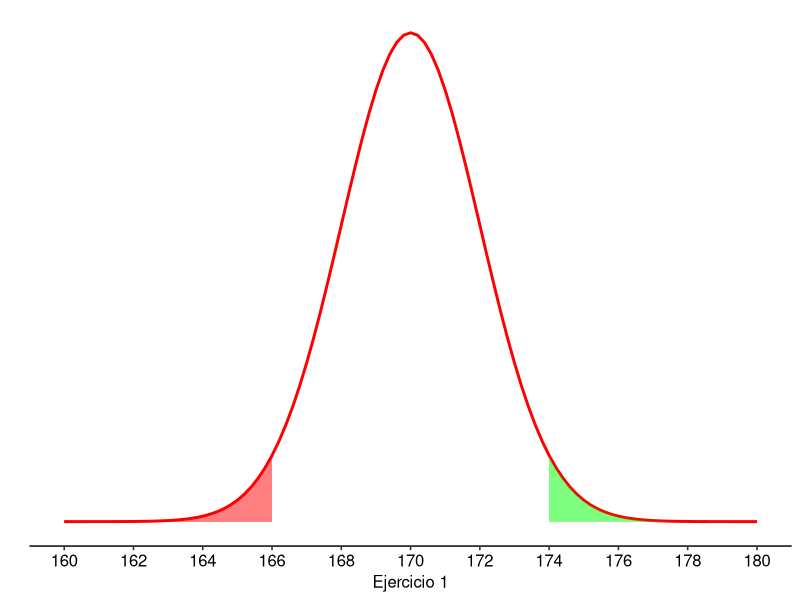
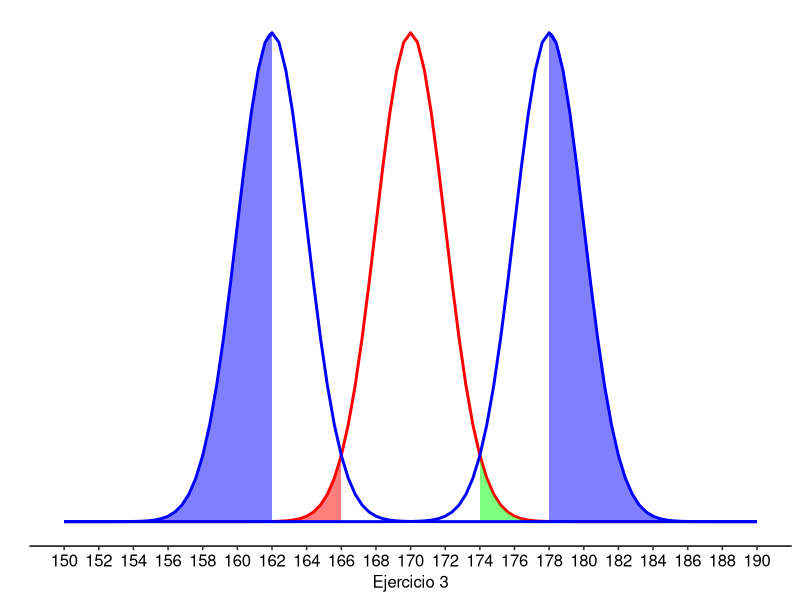
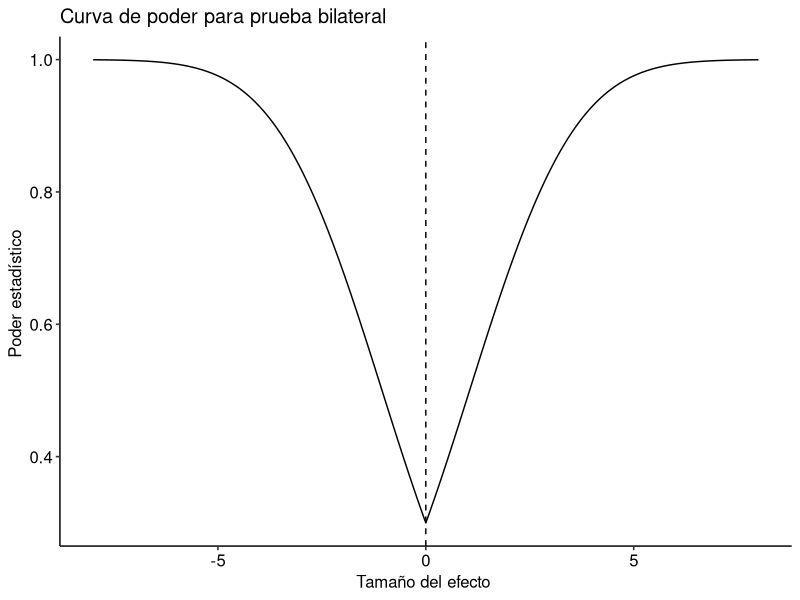

Reproduce these figures in R, in order.
#Diego Alvarado 20.283.543-0
#Daniel Jara 20.113.716-0

#Se importa el paquete y se instala de ser necesario
if (!require(dplyr)){
  install.packages("dplyr", dependencies = TRUE )
  require (dplyr)
}

if (!require(ggpubr)){
  install.packages("ggpubr", dependencies = TRUE )
  require (ggpubr)
}


if (!require(tidyverse)){
  install.packages("tidyverse", dependencies = TRUE )
  require (tidyverse)
}

if (!require(pwr)){
  install.packages("pwr", dependencies = TRUE )
  require (pwr)
}
 

# Enunciado
# Se sabe que el proceso de fabricación de barras de acero para concreto reforzado producen barras con
# medidas de dureza que siguen una distribución normal con desviación estándar de 10 kilogramos de
# fuerza por milímetro cuadrado. Usando una muestra aleatoria de tamaño 25, un ingeniero quiere averiguar
# si una línea de producción está generando barras con dureza media de 170 [kgf mm^-2]

#variables del enunciado
desEstandar <- 10
n_muestra <- 25
mu_muestra <- 170

#****************** PREGUNTA 1 ************************
#Si el ingeniero piensa rechazar la hipótesis nula cuando la muestra presente una media menor a 166 [kgfmm-2] o mayor a 174
#[kgf mm-2], ¿cuál es la probabilidad de que cometa un error de tipo 1?

#La probabilidad de cometer un error tipo I corresponde a alfa (nivel de significativa), por lo que se calculará.

#Se establecen las medias nulas (para las pruebas de hipótesis)
media_nula1 <- 166
media_nula2 <- 174
#Se procede a generar un modelo normal
SE <- desEstandar / sqrt(n_muestra)
x <- seq (80 * SE, 90 * SE, 0.01)
y <- dnorm (x, mean = mu_muestra, sd = SE)
g <- ggplot (data = data.frame(x, y), aes(x))
g <- g + stat_function(fun = dnorm,
                       args = list(mean = mu_muestra, sd = SE),
                       colour = "red", size = 1)
g <- g + ylab ("")
g <- g + scale_y_continuous (breaks = NULL)
g <- g + scale_x_continuous (name = "Ejercicio 1",
                             breaks = seq (75 * SE, 90 * SE, 2))
g <- g + theme_pubr()
#print(g)

#Se identifican los valores menores a 166
g <- g + geom_area(data = subset(g$data, x < media_nula1),
                   aes (y = y),
                   colour = "red",
                   fill = "red",
                   alpha = 0.5)

#Se identifican los valores mayores a 174
g <- g + geom_area(data = subset(g$data, x > media_nula2),
                   aes (y = y),
                   colour = "red",
                   fill = "green",
                   alpha = 0.5)

#Se muestra el gráfico
print(g)

#Cantidad de observaciones bajo la media_nula1 (166)
bajo_mediaN <- subset(g$data, x < media_nula1)

#Cantidad de observaciones sobre la media_nula2 (174)
sobre_mediaN <- subset(g$data, x > media_nula2)

#Se realiza una regla de 3 para calcular la probabilidad de estar en los sectores indicados
prob_bajo <- length(bajo_mediaN$x)/length(x)
prob_sobre <- length(sobre_mediaN$x)/length(x)
#Se calcula la probabilidad total (ambos por separado corresponden a alfa/2 al ser una prueba bilateral)
prob_total <- prob_bajo + prob_sobre

#Respuesta: la probabilidad de cometer un error tipo I cuando la muestra presente una media menor a 166 [kgf mm^-2] o mayor
#           a 174 [kgf mm^-2] es de 0.5997 aproximadamente.





#****************** PREGUNTA 2 ************************
#Si la verdadera dureza media de la línea de producción fuera 173 [kgf mm^-2], ¿cuál sería la probabilidad de
#que el ingeniero, que obviamente no conoce este dato, cometa un error de tipo 2?


#La probabilidad de cometer un error tipo II corresponde a beta, por lo que se calculará.

#Se calcula el poder
media_efecto <- 173
poder <- pnorm(media_nula2,
               mean = media_efecto,
               sd = SE,
               lower.tail = FALSE) + pnorm(media_nula1,
                                           mean = media_efecto,
                                           sd = SE,
                                           lower.tail = TRUE)

#Se calcula beta (probabilidad de cometer error tipo II)
beta <- 1 - poder
#Respuesta: la probabilidad de cometer un error tipo II si la verdadera dureza media fuera 173 [kgf mm^-2] es de
#           0.6912 aproximadamente





#****************** PREGUNTA 3 ************************
# Como no se conoce la verdadera dureza media, genere un gráfico del poder estadístico con las
# condiciones anteriores, pero suponiendo que las verdaderas durezas medias podrían variar de 162 a 178
# [kgf mm^-2].

#Se crea nuevamente el gráfico de la pregunta 1 pero con mayor rango
SE <- desEstandar / sqrt(n_muestra)
x <- seq (75 * SE, 95 * SE, 0.01)
y <- dnorm (x, mean = mu_muestra, sd = SE)
g3 <- ggplot (data = data.frame(x, y), aes(x))
g3 <- g3 + stat_function(fun = dnorm,
                       args = list(mean = mu_muestra, sd = SE),
                       colour = "red", size = 1)
g3 <- g3 + ylab ("")
g3 <- g3 + scale_y_continuous (breaks = NULL)
g3 <- g3 + scale_x_continuous (name = "Ejercicio 3",
                             breaks = seq (75 * SE, 95 * SE, 2))
g3 <- g3 + theme_pubr()

#Se identifican los valores menores a 166
g3 <- g3 + geom_area(data = subset(g3$data, x < media_nula1),
                   aes (y = y),
                   colour = "red",
                   fill = "red",
                   alpha = 0.5)

#Se identifican los valores mayores a 174
g3 <- g3 + geom_area(data = subset(g3$data, x > media_nula2),
                   aes (y = y),
                   colour = "red",
                   fill = "green",
                   alpha = 0.5)

#Se procede a agregar los nuevos gráficos
media_3 <- 162
media_4 <- 178
#para 162
g3 <- g3 + stat_function(fun = dnorm,
                       args = list (mean = media_3, sd = SE),
                       colour = "blue", size = 1)
x1 <- seq (75 * SE, 95 * SE, 0.01)
y1 <- dnorm (x, mean = media_3 , sd = SE)

g3 <- g3 + geom_area (data = subset (data.frame (x1, y1),
                                   x < media_3),
                    aes ( x = x1 , y = y1 ),
                    colour = " blue ",
                    fill = " blue ",
                    alpha = 0.5)
g3 <- g3 + geom_area (data = subset (data.frame (x1, y1) ,
                                   x > media_4 ),
                    aes(x = x1 , y = y1) ,
                    colour = " blue ",
                    fill = " blue ",
                    alpha = 0.5)


#para 178
g3 <- g3 + stat_function(fun = dnorm,
                       args = list (mean = media_4, sd = SE),
                       colour = "blue", size = 1)
x2 <- seq (75 * SE, 95 * SE, 0.01)
y2 <- dnorm (x, mean = media_4 , sd = SE)
g3 <- g3 + geom_area (data = subset (data.frame (x2, y2),
                                   x < media_3),
                    aes ( x = x2 , y = y2 ),
                    colour = " blue ",
                    fill = " blue ",
                    alpha = 0.5)
g3 <- g3 + geom_area (data = subset (data.frame (x2, y2) ,
                                   x > media_4),
                    aes(x = x2 , y = y2) ,
                    colour = " blue ",
                    fill = " blue ",
                    alpha = 0.5)


#Se muestra el gráfico
print(g3)


#Gráfico "alternativo" sobre poder estadístico
efecto <- seq(-8, 8, 0.01)
poder_efecto <- power.t.test ( n = n_muestra ,                             
                               delta = efecto ,                            
                               sd = desEstandar ,                             
                               sig.level = prob_total,   
                               power = NULL,
                               type = "one.sample",                            
                               alternative = "two.sided")

datos <- data.frame(efecto,poder_efecto$power)
g3_alt <- ggplot(datos, aes(efecto, poder_efecto$power))
g3_alt <- g3_alt + geom_line ()
g3_alt <- g3_alt + ylab ("Poder estadístico ")
g3_alt <- g3_alt + xlab ("Tamaño del efecto ")
g3_alt <- g3_alt + theme_pubr()
g3_alt <- g3_alt + ggtitle("Curva de poder para prueba bilateral")
g3_alt <- g3_alt + geom_vline (xintercept = 0, linetype = "dashed")
#se imprime el gráfico
print(g3_alt)





#****************** PREGUNTA 4 ************************
# ¿Cuántas barras deberían revisarse para conseguir un poder estadístico de 0,80 y un nivel de significación
# de 0,05?

#Se calculará el tamaño de la muestra utilizando la función power.t.test, ingresando los parámetros entregados.

n_4 <- power.t.test ( n = NULL ,                             
                            delta = 173-170 ,                            
                            sd = desEstandar,                             
                            sig.level = 0.05 ,                             
                            power = 0.8 ,                             
                            type = "one.sample",                            
                            alternative = "two.sided")

#Respuesta: Para conseguir un poder estadístico de 0.80 y un nivel de significación de 0.05 se deberían revisar 90 barras
#           (se aproximó de 89.1) 





#****************** PREGUNTA 5 ************************
#¿Y si quisiera ser bien exigente y bajar la probabilidad de cometer un error de tipo 1 a un 1% solamente?

#Se calculará el tamaño de la muestra utilizando la función power.t.test, ingresando los parámetros entregados.

n_5 <- power.t.test ( n = NULL ,                             
                      delta = 173-170 ,                            
                      sd = desEstandar ,                             
                      sig.level = 0.01 ,                             
                      power = 0.8 ,                             
                      type = "one.sample",                            
                      alternative = "two.sided")

#Respuesta: Para conseguir un poder estadístico de 0.80 y un nivel de significación de 0.01 se deberían revisar 133 barras
